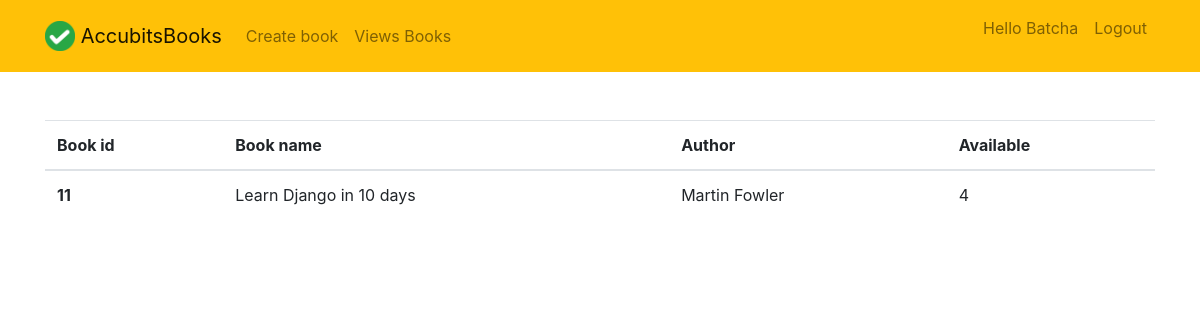
The app's page /view_book/11 (signed in), older data.
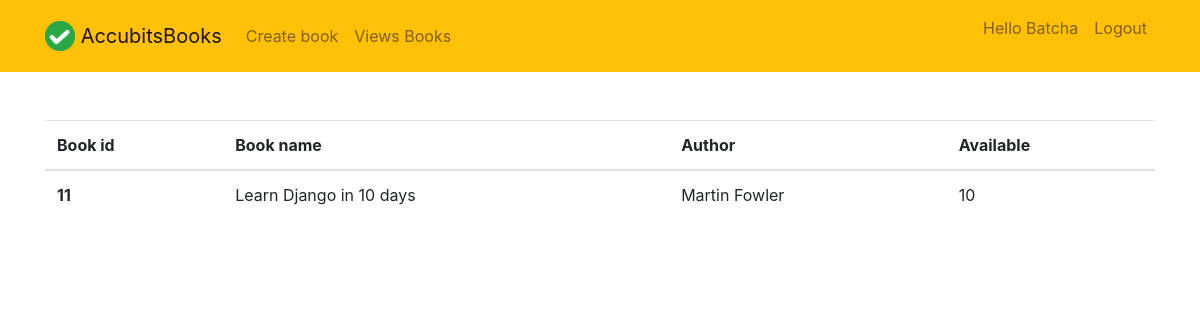
The same page, newer data.
### inventory/models.py (models this page shows, shortened)
class Books(models.Model):
    book_name = models.CharField(max_length=200)
    author = models.CharField(max_length=200, null=True, blank=True)
    book_count = models.IntegerField(null=True, blank=True, default=1)

### inventory/views.py (the view)
# urls.py: path('view_book/<str:pk>', views.view_book, name="view_book"),
@login_required(login_url="login")
def view_book(request, pk):
    books = Books.objects.get(id=pk)
    context = {"book": books}
    return render(request, 'inventory/view_book.html', context)

### inventory/templates/inventory/view_book.html
{% extends "inventory/main.html" %}
{% load crispy_forms_tags %}
{% block content %}
<br><br>
<table class="table">
  <thead>
    <tr>
      <th scope="col">Book id</th>
      <th scope="col">Book name</th>
      <th scope="col">Author</th>
      <th scope="col">Available</th>
    </tr>
  </thead>
  <tbody>
    <tr>
      <th scope="row">{{book.id}}</th>
      <td>{{book.book_name}}</td>
      <td>{{book.author}}</td>
      <td>{{book.book_count}}</td>
    </tr>
  </tbody>
</table>
{% endblock content %}

Row changes from the older to the newer data that the page shows:
changed Books "Martin Fowler": book_count "4" → "10"
